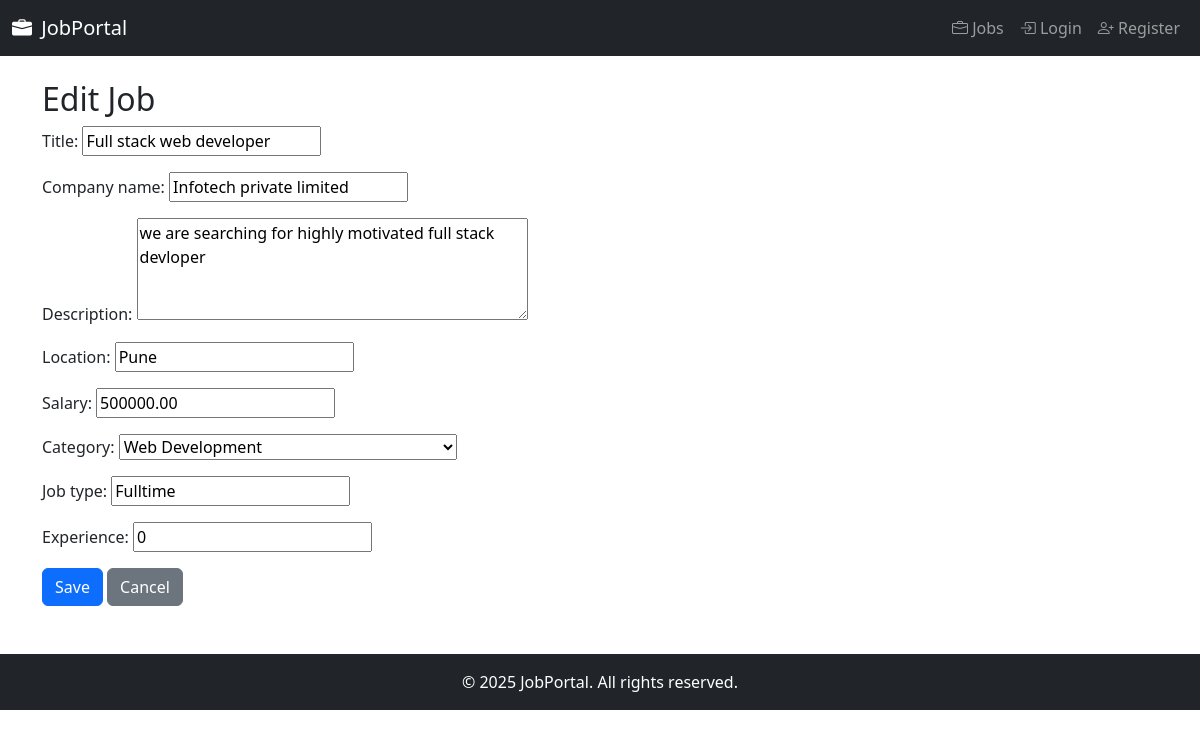
Screenshot of /employer/jobs/1/edit/ with the database file from the repository.
### jobs/models.py (models this page shows, shortened)
class Job(models.Model):
    title = models.CharField(max_length=200)
    company_name = models.CharField(max_length=200)
    description = models.TextField()
    location = models.CharField(max_length=100)
    salary = models.DecimalField(max_digits=10, decimal_places=2)
    category = models.ForeignKey(Category, on_delete=models.CASCADE)
    job_type = models.CharField(max_length=50)
    experience = models.IntegerField()
    created_at = models.DateTimeField(auto_now_add=True)
    is_approved = models.BooleanField(default=False)
    posted_by = models.ForeignKey(User, on_delete=models.CASCADE, default=1)

### jobs/views.py (the view)
# urls.py: path('employer/jobs/<int:pk>/edit/', views.job_edit, name='job_edit'),
def job_edit(request, pk):
    job = get_object_or_404(Job, pk=pk)
    if request.method == 'POST':
        form = JobForm(request.POST, instance=job)
        if form.is_valid():
            form.save()
            return redirect('employer_jobs')
    else:
        form = JobForm(instance=job)
    return render(request, 'jobs/job_form.html', {'form': form})

### jobs/forms.py
class JobForm(forms.ModelForm):
    class Meta:
        model = Job
        fields = [
            'title', 'company_name', 'description', 'location',
            'salary', 'category', 'job_type', 'experience'
        ]
        widgets = {
            'description': forms.Textarea(attrs={'rows': 4}),
        }

### jobboard/context_processors.py (called while the page is built)
def is_employer_context(request):
    return {
        'is_employer': request.user.groups.filter(name='Employer').exists() if request.user.is_authenticated else False
    }

### jobs/context_processors.py (called while the page is built)
def user_role(request):
    is_employer = False
    is_admin = False
    if request.user.is_authenticated:
        if request.user.is_superuser:
            is_admin = True
        else:
            is_employer = getattr(request.user.profile, 'is_employer', False)
    return {
        'is_employer': is_employer,
        'is_admin': is_admin
    }

### jobs/models.py (called while the page is built)
    def __str__(self):
        return self.name

### jobs/templates/jobs/job_form.html (shortened to what this page needs)
{% extends 'base.html' %}
{% block content %}
<h2>{{ form.instance.pk|yesno:"Edit Job,Create Job" }}</h2>
<form method="post">
    {{ form.as_p }}
    <button type="submit" class="btn btn-primary">Save</button>
    <a href="{% url 'employer_jobs' %}" class="btn btn-secondary">Cancel</a>
</form>
{% endblock %}

### rows the page displays
Job: instance.pk "Edit Job", title "Full stack web developer", company_name "Infotech private limited", description "we are searching for highly motivated full stack devloper", location "Pune", salary "500000.00", category "Web Development", job_type "Fulltime", experience "0"
